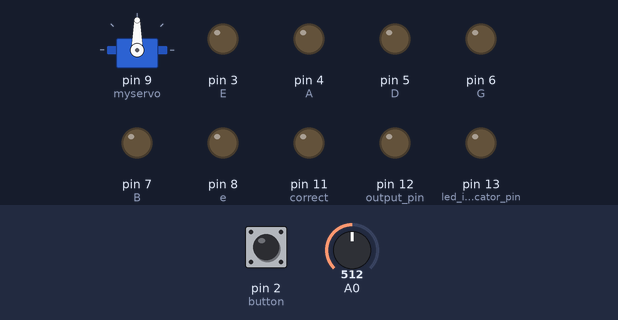
A sketch run on a simulated Arduino Mega 2560, built with avr-gcc and run on an emulated ATmega2560. On the bench: servo, output pins drawn as LEDs (lit = HIGH). Inputs (shaded band) come from the test bench; at power-on: pin 2 (button) LOW, A0 = 512. What the sketch prints to the serial monitor is not drawn.

Above: at 1.2 s.
1.3 s: pin 2 (button) pulled HIGH for 0.15 s
At 2.6 s:
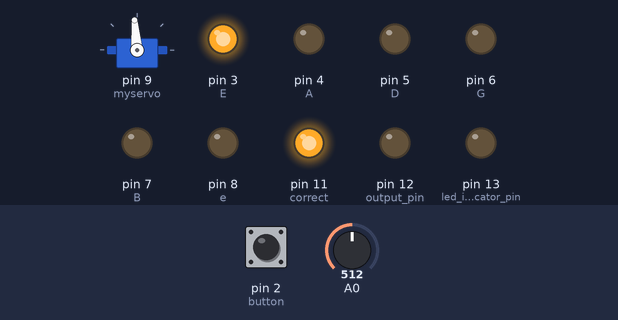
2.9 s: pin 2 (button) pulled HIGH for 1 s
At 4.6 s:
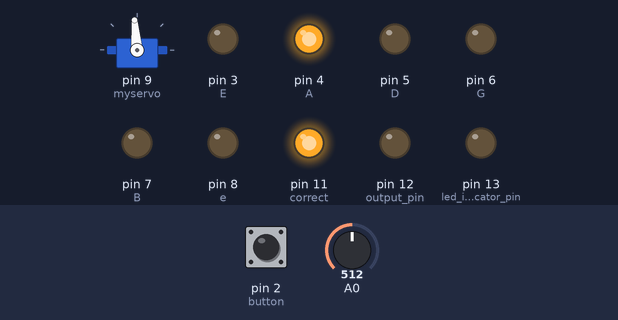
5.4 s: pin 2 (button) pulled HIGH for 0.15 s
At 6.7 s:
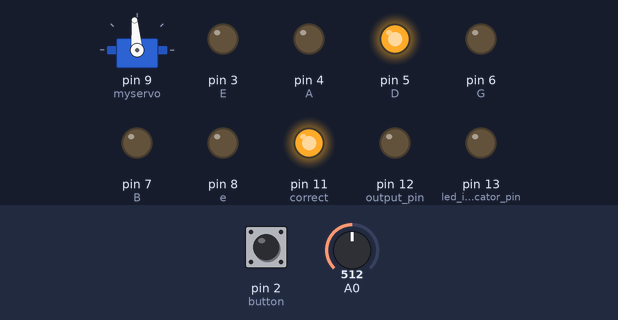
7.0 s: pin 2 (button) pulled HIGH for 3.2 s
At 10.7 s:
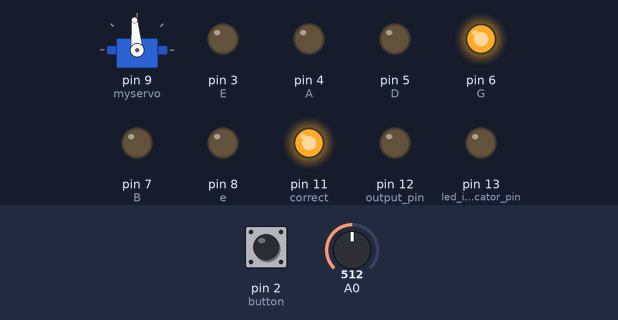
11.7 s: pin 2 (button) pulled HIGH for 0.15 s
At 12.9 s:
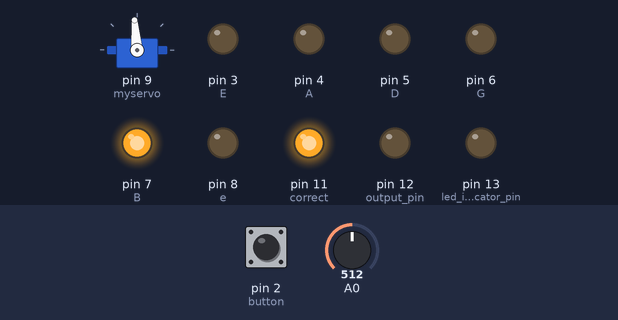
Timing chart, 0 to 14.3 s (numbered marks = the images above; inputs shaded):
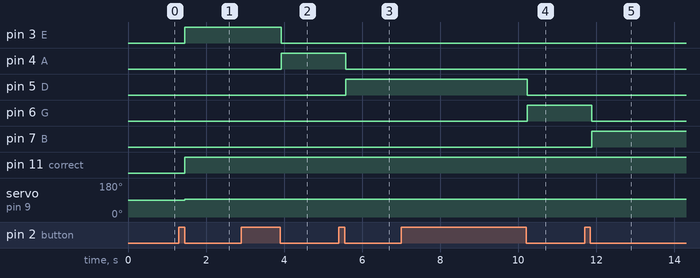

Measured:
- after the input at 1.3 s, pin 3 (E), pin 11 (correct): LOW → HIGH after 0.15 s; servo on pin 9 (myservo): 90° → 95° after 0.15 s
- after the input at 2.9 s, pin 3 (E): HIGH → LOW after 1.0 s; pin 4 (A): LOW → HIGH after 1.0 s
- after the input at 5.4 s, pin 4 (A): HIGH → LOW after 0.18 s; pin 5 (D): LOW → HIGH after 0.18 s
- after the input at 7.0 s, pin 5 (D): HIGH → LOW after 3.2 s; pin 6 (G): LOW → HIGH after 3.2 s
- after the input at 11.7 s, pin 6 (G): HIGH → LOW after 0.19 s; pin 7 (B): LOW → HIGH after 0.19 s

The sketch:

Guitar_Tuner.ino
```cpp
#define button 2
#define E 3
#define A 4
#define D 5
#define G 6
#define B 7
#define e 8
#define correct 11

int state = 0;
int old = 0;
int buttonPoll = 0;

#include <Servo.h>
Servo myservo;


boolean clipping = 0;

//data storage variables
byte newData = 0;
byte prevData = 0;
unsigned int time = 0;//keeps time and sends vales to store in timer[] occasionally
int timer[10];//sstorage for timing of events
int slope[10];//storage for slope of events
unsigned int totalTimer;//used to calculate period
unsigned int period;//storage for period of wave
byte index = 0;//current storage index
float frequency;//storage for frequency calculations
int maxSlope = 0;//used to calculate max slope as trigger point
int newSlope;//storage for incoming slope data

//variables for decided whether you have a match
byte noMatch = 0;//counts how many non-matches you've received to reset variables if it's been too long
byte slopeTol = 3;//slope tolerance- adjust this if you need
int timerTol = 10;//timer tolerance- adjust this if you need

//variables for amp detection
unsigned int ampTimer = 0;
byte maxAmp = 0;
byte checkMaxAmp;
byte ampThreshold = 40;//raise if you have a very noisy signal

int VPPIn = 51;

void setup() {
  pinMode(button,INPUT);
  pinMode(E,OUTPUT);
  pinMode(A,OUTPUT);
  pinMode(D,OUTPUT);
  pinMode(G,OUTPUT);
  pinMode(B,OUTPUT);
  pinMode(e,OUTPUT);
pinMode(correct,OUTPUT);

  digitalWrite(E, LOW);
  digitalWrite(A, LOW);
  digitalWrite(D, LOW);
  digitalWrite(G, LOW);
  digitalWrite(B, LOW);
  digitalWrite(e, LOW);
  digitalWrite(correct, LOW);


myservo.attach(9);


  Serial.begin(9600);

  pinMode(13,OUTPUT);//led indicator pin
  pinMode(12,OUTPUT);//output pin

  cli();//diable interrupts

  //set up continuous sampling of analog pin 0 at 38.5kHz

  //clear ADCSRA and ADCSRB registers
  ADCSRA = 0;
  ADCSRB = 0;

  ADMUX |= (1 << REFS0); //set reference voltage
  ADMUX |= (1 << ADLAR); //left align the ADC value- so we can read highest 8 bits from ADCH register only

  ADCSRA |= (1 << ADPS2) | (1 << ADPS0); //set ADC clock with 32 prescaler- 16mHz/32=500kHz
  ADCSRA |= (1 << ADATE); //enabble auto trigger
  ADCSRA |= (1 << ADIE); //enable interrupts when measurement complete
  ADCSRA |= (1 << ADEN); //enable ADC
  ADCSRA |= (1 << ADSC); //start ADC measurements

  sei();//enable interrupts
}

ISR(ADC_vect) {//when new ADC value ready

  PORTB &= B11101111;//set pin 12 low
  prevData = newData;//store previous value
  newData = ADCH;//get value from A0
  if (prevData < VPPIn && newData >=VPPIn){//if increasing and crossing midpoint
    newSlope = newData - prevData;//calculate slope
    if (abs(newSlope-maxSlope)<slopeTol){//if slopes are ==
      //record new data and reset time
      slope[index] = newSlope;
      timer[index] = time;
      time = 0;
      if (index == 0){//new max slope just reset
        PORTB |= B00010000;//set pin 12 high
        noMatch = 0;
        index++;//increment index
      }
      else if (abs(timer[0]-timer[index])<timerTol && abs(slope[0]-newSlope)<slopeTol){//if timer duration and slopes match
        //sum timer values
        totalTimer = 0;
        for (byte i=0;i<index;i++){
          totalTimer+=timer[i];
        }
        period = totalTimer;//set period
        //reset new zero index values to compare with
        timer[0] = timer[index];
        slope[0] = slope[index];
        index = 1;//set index to 1
        PORTB |= B00010000;//set pin 12 high
        noMatch = 0;
      }
      else{//crossing midpoint but not match
        index++;//increment index
        if (index > 9){
          reset();
        }
      }
    }
    else if (newSlope>maxSlope){//if new slope is much larger than max slope
      maxSlope = newSlope;
      time = 0;//reset clock
      noMatch = 0;
      index = 0;//reset index
    }
    else{//slope not steep enough
      noMatch++;//increment no match counter
      if (noMatch>9){
        reset();
      }
    }
  }

  if (newData == 0 || newData == 1023){//if clipping
    PORTB |= B00100000;//set pin 13 high- turn on clipping indicator led
    clipping = 1;//currently clipping
  }

  time++;//increment timer at rate of 38.5kHz

  ampTimer++;//increment amplitude timer
  if (abs(VPPIn-ADCH)>maxAmp){
    maxAmp = abs(VPPIn-ADCH);
  }
  if (ampTimer==1000){
    ampTimer = 0;
    checkMaxAmp = maxAmp;
    maxAmp = 0;
  }

}

void reset(){//clea out some variables
  index = 0;//reset index
  noMatch = 0;//reset match couner
  maxSlope = 0;//reset slope
}


void checkClipping(){//manage clipping indicator LED
  if (clipping){//if currently clipping
    PORTB &= B11011111;//turn off clipping indicator led
    clipping = 0;
  }
}


void loop() {
 checkClipping();

  if (checkMaxAmp>ampThreshold){
    frequency = 38462/float(period);//calculate frequency timer rate/period

    //print results
    Serial.print(frequency);
    Serial.println(" hz");
  }


 buttonPoll = digitalRead(button);
 if(buttonPoll == 1) {
  delay(50);
  buttonPoll = digitalRead(button);
  if(buttonPoll == 0) {
    state = old +1;
  }
 }
 else {
  delay(100);
 }
 switch (state) {
  case 1:
    digitalWrite(E, HIGH);
    digitalWrite(A, LOW);
    digitalWrite(D, LOW);
    digitalWrite(G, LOW);
    digitalWrite(B, LOW);
    digitalWrite(e, LOW);
    old = state;

  checkClipping();

  if (checkMaxAmp>ampThreshold){
    frequency = 38462/float(period);//calculate frequency timer rate/period

    //print results
    Serial.print(frequency);
    Serial.println(" hz");
  }


    if (35<frequency<130){
    if(frequency<75){
      myservo.write(80);
    }

    if(frequency>89){
      myservo.write(95);
    }
    if (75<frequency<89){
      digitalWrite(correct, HIGH);
      break;
    }
  }

    break;
  case 2:
    digitalWrite(E, LOW);
    digitalWrite(A, HIGH);
    digitalWrite(D, LOW);
    digitalWrite(G, LOW);
    digitalWrite(B, LOW);
    digitalWrite(e, LOW);
    old = state;

  checkClipping();

  if (checkMaxAmp>ampThreshold){
    frequency = 38462/float(period);//calculate frequency timer rate/period

    //print results
    Serial.print(frequency);
    Serial.println(" hz");
  }


    if (65<frequency<165){
    if(frequency<103){
      myservo.write(80);
    }

    if(frequency>117){
      myservo.write(95);
    }
    if (103<frequency<117){
      digitalWrite(correct, HIGH);
      break;
    }
  }
    break;
  case 3:
    digitalWrite(E, LOW);
    digitalWrite(A, LOW);
    digitalWrite(D, HIGH);
    digitalWrite(G, LOW);
    digitalWrite(B, LOW);
    digitalWrite(e, LOW);
    old = state;

  checkClipping();

  if (checkMaxAmp>ampThreshold){
    frequency = 38462/float(period);//calculate frequency timer rate/period

    //print results
    Serial.print(frequency);
    Serial.println(" hz");
  }


    if (90<frequency<200){
    if(frequency<140){
      myservo.write(80);
    }

    if(frequency>153){
      myservo.write(95);
    }
    if (140<frequency<153){
      digitalWrite(correct, HIGH);
      break;
    }
  }
    break;
  case 4:
    digitalWrite(E, LOW);
    digitalWrite(A, LOW);
    digitalWrite(D, LOW);
    digitalWrite(G, HIGH);
    digitalWrite(B, LOW);
    digitalWrite(e, LOW);
    old = state;

  checkClipping();

  if (checkMaxAmp>ampThreshold){
    frequency = 38462/float(period);//calculate frequency timer rate/period

    //print results
    Serial.print(frequency);
    Serial.println(" hz");
  }


    if (140<frequency<253){
    if(frequency<190){
      myservo.write(80);
    }

    if(frequency>203){
      myservo.write(95);
    }
    if (190<frequency<203){
      digitalWrite(correct, HIGH);
      break;
    }
  }
    break;
  case 5:
    digitalWrite(E, LOW);
    digitalWrite(A, LOW);
    digitalWrite(D, LOW);
    digitalWrite(G, LOW);
    digitalWrite(B, HIGH);
    digitalWrite(e, LOW);
    old = state;

  checkClipping();

  if (checkMaxAmp>ampThreshold){
    frequency = 38462/float(period);//calculate frequency timer rate/period

    //print results
    Serial.print(frequency);
    Serial.println(" hz");
  }


    if (210<frequency<300){
    if(frequency<240){
      myservo.write(80);
    }

    if(frequency>254){
      myservo.write(95);
    }
    if (240<frequency<254){
      digitalWrite(correct, HIGH);
      break;
    }
  }
    break;
  case 6:
    digitalWrite(E, LOW);
    digitalWrite(A, LOW);
    digitalWrite(D, LOW);
    digitalWrite(G, LOW);
    digitalWrite(B, LOW);
    digitalWrite(e, HIGH);
    old = state;

  checkClipping();

  if (checkMaxAmp>ampThreshold){
    frequency = 38462/float(period);//calculate frequency timer rate/period

    //print results
    Serial.print(frequency);
    Serial.println(" hz");
  }


    if (275<frequency<390){
    if(frequency<323){
      myservo.write(80);
    }

    if(frequency>337){
      myservo.write(95);
    }
    if (323<frequency<337){
      digitalWrite(correct, HIGH);
      break;
    }
  }
    break;
  default:
    digitalWrite(E, LOW);
    digitalWrite(A, LOW);
    digitalWrite(D, LOW);
    digitalWrite(G, LOW);
    digitalWrite(B, LOW);
    digitalWrite(e, LOW);
    old = 0;
    break;
 }
}
```
